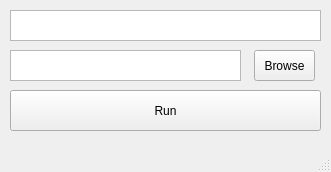
<?xml version="1.0" encoding="UTF-8"?>
<ui version="4.0">
 <class>qr_generator</class>
 <widget class="QMainWindow" name="qr_generator">
  <property name="geometry">
   <rect>
    <x>0</x>
    <y>0</y>
    <width>331</width>
    <height>172</height>
   </rect>
  </property>
  <property name="windowTitle">
   <string>QR Generator</string>
  </property>
  <property name="iconSize">
   <size>
    <width>24</width>
    <height>24</height>
   </size>
  </property>
  <property name="tabShape">
   <enum>QTabWidget::Rounded</enum>
  </property>
  <widget class="QWidget" name="centralwidget">
   <widget class="QPlainTextEdit" name="url">
    <property name="geometry">
     <rect>
      <x>10</x>
      <y>10</y>
      <width>311</width>
      <height>31</height>
     </rect>
    </property>
   </widget>
   <widget class="QPushButton" name="browse">
    <property name="geometry">
     <rect>
      <x>254</x>
      <y>50</y>
      <width>61</width>
      <height>31</height>
     </rect>
    </property>
    <property name="text">
     <string>Browse</string>
    </property>
   </widget>
   <widget class="QTextBrowser" name="location">
    <property name="geometry">
     <rect>
      <x>10</x>
      <y>50</y>
      <width>231</width>
      <height>31</height>
     </rect>
    </property>
   </widget>
   <widget class="QPushButton" name="run">
    <property name="geometry">
     <rect>
      <x>10</x>
      <y>90</y>
      <width>311</width>
      <height>41</height>
     </rect>
    </property>
    <property name="text">
     <string>Run</string>
    </property>
   </widget>
  </widget>
  <widget class="QMenuBar" name="menubar">
   <property name="geometry">
    <rect>
     <x>0</x>
     <y>0</y>
     <width>331</width>
     <height>21</height>
    </rect>
   </property>
  </widget>
  <widget class="QStatusBar" name="statusbar"/>
 </widget>
 <resources/>
 <connections/>
</ui>
